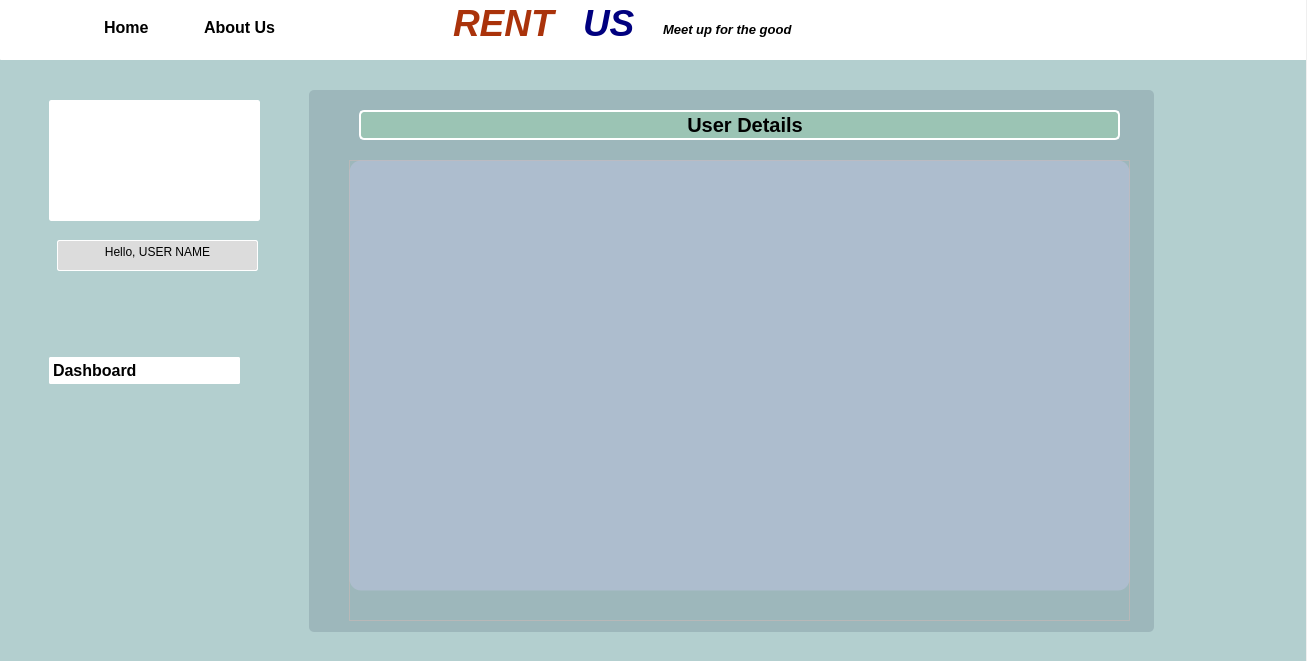
<?xml version="1.0" encoding="UTF-8"?>
<ui version="4.0">
 <class>User_details</class>
 <widget class="QWidget" name="User_details">
  <property name="geometry">
   <rect>
    <x>0</x>
    <y>0</y>
    <width>1307</width>
    <height>661</height>
   </rect>
  </property>
  <property name="windowTitle">
   <string>Form</string>
  </property>
  <property name="styleSheet">
   <string notr="true">
QTextEdit, QPlainTextEdit
{
	border : 1px solid white;
	border-radius: 2px;
}
QPushButton
{
	padding: 2px;
	color: black;
	background: rgb(255,255,255);
	border: 2px solid white;
	border-radius: 2px;
	text-align : left;
}
</string>
  </property>
  <widget class="QStackedWidget" name="stackedWidget">
   <property name="geometry">
    <rect>
     <x>-1</x>
     <y>0</y>
     <width>1307</width>
     <height>661</height>
    </rect>
   </property>
   <property name="styleSheet">
    <string notr="true">#stackedWidget
{
background: rgba(23,123,123,70);
}
</string>
   </property>
   <widget class="QWidget" name="dashboard">
    <widget class="QPlainTextEdit" name="plainTextEdit">
     <property name="geometry">
      <rect>
       <x>0</x>
       <y>-1</y>
       <width>1311</width>
       <height>61</height>
      </rect>
     </property>
     <property name="styleSheet">
      <string notr="true">#plaintextEdit
{
	border: 2px solid brown;
}</string>
     </property>
    </widget>
    <widget class="QPushButton" name="pushButton_3">
     <property name="geometry">
      <rect>
       <x>101</x>
       <y>12</y>
       <width>81</width>
       <height>31</height>
      </rect>
     </property>
     <property name="font">
      <font>
       <pointsize>12</pointsize>
       <bold>true</bold>
      </font>
     </property>
     <property name="styleSheet">
      <string notr="true">#pushButton_3
{
	color: black;
	background: rgb(255,255,255);
	border: 2px solid white;
	border-radius: 2px;
}
#pushButton_3:hover
{
	background: rgb(220,220,200);
}</string>
     </property>
     <property name="text">
      <string>Home</string>
     </property>
     <property name="icon">
      <iconset resource="src.qrc">
       <normaloff>:/image/images/home.png</normaloff>:/image/images/home.png</iconset>
     </property>
    </widget>
    <widget class="QTextEdit" name="textEdit">
     <property name="geometry">
      <rect>
       <x>449</x>
       <y>-3</y>
       <width>121</width>
       <height>61</height>
      </rect>
     </property>
     <property name="font">
      <font>
       <kerning>false</kerning>
      </font>
     </property>
     <property name="acceptDrops">
      <bool>false</bool>
     </property>
     <property name="undoRedoEnabled">
      <bool>false</bool>
     </property>
     <property name="readOnly">
      <bool>true</bool>
     </property>
     <property name="html">
      <string>&lt;!DOCTYPE HTML PUBLIC &quot;-//W3C//DTD HTML 4.0//EN&quot; &quot;http://www.w3.org/TR/REC-html40/strict.dtd&quot;&gt;
&lt;html&gt;&lt;head&gt;&lt;meta name=&quot;qrichtext&quot; content=&quot;1&quot; /&gt;&lt;meta charset=&quot;utf-8&quot; /&gt;&lt;style type=&quot;text/css&quot;&gt;
p, li { white-space: pre-wrap; }
hr { height: 1px; border-width: 0; }
&lt;/style&gt;&lt;/head&gt;&lt;body style=&quot; font-family:'Segoe UI'; font-size:9pt; font-weight:400; font-style:normal;&quot;&gt;
&lt;p style=&quot; margin-top:0px; margin-bottom:0px; margin-left:0px; margin-right:0px; -qt-block-indent:0; text-indent:0px;&quot;&gt;&lt;span style=&quot; font-size:28pt; font-weight:700; font-style:italic; color:#aa330b;&quot;&gt;RENT&lt;/span&gt;&lt;/p&gt;&lt;/body&gt;&lt;/html&gt;</string>
     </property>
    </widget>
    <widget class="QTextEdit" name="textEdit_3">
     <property name="geometry">
      <rect>
       <x>659</x>
       <y>17</y>
       <width>171</width>
       <height>41</height>
      </rect>
     </property>
     <property name="font">
      <font>
       <kerning>false</kerning>
      </font>
     </property>
     <property name="mouseTracking">
      <bool>false</bool>
     </property>
     <property name="acceptDrops">
      <bool>false</bool>
     </property>
     <property name="whatsThis">
      <string notr="true"/>
     </property>
     <property name="accessibleName">
      <string notr="true"/>
     </property>
     <property name="accessibleDescription">
      <string notr="true"/>
     </property>
     <property name="undoRedoEnabled">
      <bool>false</bool>
     </property>
     <property name="readOnly">
      <bool>true</bool>
     </property>
     <property name="html">
      <string>&lt;!DOCTYPE HTML PUBLIC &quot;-//W3C//DTD HTML 4.0//EN&quot; &quot;http://www.w3.org/TR/REC-html40/strict.dtd&quot;&gt;
&lt;html&gt;&lt;head&gt;&lt;meta name=&quot;qrichtext&quot; content=&quot;1&quot; /&gt;&lt;meta charset=&quot;utf-8&quot; /&gt;&lt;style type=&quot;text/css&quot;&gt;
p, li { white-space: pre-wrap; }
hr { height: 1px; border-width: 0; }
&lt;/style&gt;&lt;/head&gt;&lt;body style=&quot; font-family:'Segoe UI'; font-size:9pt; font-weight:400; font-style:normal;&quot;&gt;
&lt;p style=&quot; margin-top:0px; margin-bottom:0px; margin-left:0px; margin-right:0px; -qt-block-indent:0; text-indent:0px;&quot;&gt;&lt;span style=&quot; font-size:10pt; font-weight:700; font-style:italic;&quot;&gt;Meet up for the good&lt;/span&gt;&lt;/p&gt;&lt;/body&gt;&lt;/html&gt;</string>
     </property>
    </widget>
    <widget class="QPushButton" name="pushButton_4">
     <property name="geometry">
      <rect>
       <x>201</x>
       <y>12</y>
       <width>91</width>
       <height>31</height>
      </rect>
     </property>
     <property name="font">
      <font>
       <pointsize>12</pointsize>
       <bold>true</bold>
      </font>
     </property>
     <property name="styleSheet">
      <string notr="true">#pushButton_4
{
color: black;
	background: rgb(255,255,255);
	border: 2px solid white;
	border-radius: 2px;
}
#pushButton_4:hover
{
	background: rgb(220,220,200);
}</string>
     </property>
     <property name="text">
      <string>About Us</string>
     </property>
    </widget>
    <widget class="QWidget" name="layoutWidget">
     <property name="geometry">
      <rect>
       <x>50</x>
       <y>290</y>
       <width>191</width>
       <height>161</height>
      </rect>
     </property>
     <layout class="QVBoxLayout" name="verticalLayout">
      <item>
       <widget class="QPushButton" name="pushButton_7">
        <property name="font">
         <font>
          <pointsize>12</pointsize>
          <italic>false</italic>
          <bold>true</bold>
          <stylestrategy>PreferDefault</stylestrategy>
          <kerning>false</kerning>
         </font>
        </property>
        <property name="styleSheet">
         <string notr="true">#pushButton_7
{
color: black;
	background: rgb(255,255,255);
	border: 2px solid white;
	border-radius: 2px;
}
#pushButton_7:hover
{
	background: rgb(220,220,200);
}</string>
        </property>
        <property name="text">
         <string>Dashboard</string>
        </property>
        <property name="icon">
         <iconset resource="src.qrc">
          <normaloff>:/image/images/dashboard.png</normaloff>:/image/images/dashboard.png</iconset>
        </property>
       </widget>
      </item>
     </layout>
    </widget>
    <widget class="QTextEdit" name="textEdit_2">
     <property name="geometry">
      <rect>
       <x>579</x>
       <y>-3</y>
       <width>81</width>
       <height>61</height>
      </rect>
     </property>
     <property name="font">
      <font>
       <kerning>false</kerning>
      </font>
     </property>
     <property name="acceptDrops">
      <bool>false</bool>
     </property>
     <property name="styleSheet">
      <string notr="true">#textEdit_2
{
	border-color: white;
	bordrer: none;
}</string>
     </property>
     <property name="undoRedoEnabled">
      <bool>false</bool>
     </property>
     <property name="readOnly">
      <bool>true</bool>
     </property>
     <property name="html">
      <string>&lt;!DOCTYPE HTML PUBLIC &quot;-//W3C//DTD HTML 4.0//EN&quot; &quot;http://www.w3.org/TR/REC-html40/strict.dtd&quot;&gt;
&lt;html&gt;&lt;head&gt;&lt;meta name=&quot;qrichtext&quot; content=&quot;1&quot; /&gt;&lt;meta charset=&quot;utf-8&quot; /&gt;&lt;style type=&quot;text/css&quot;&gt;
p, li { white-space: pre-wrap; }
hr { height: 1px; border-width: 0; }
&lt;/style&gt;&lt;/head&gt;&lt;body style=&quot; font-family:'Segoe UI'; font-size:9pt; font-weight:400; font-style:normal;&quot;&gt;
&lt;p style=&quot; margin-top:0px; margin-bottom:0px; margin-left:0px; margin-right:0px; -qt-block-indent:0; text-indent:0px;&quot;&gt;&lt;span style=&quot; font-size:28pt; font-weight:700; font-style:italic; color:#00007f;&quot;&gt;US&lt;/span&gt;&lt;/p&gt;&lt;/body&gt;&lt;/html&gt;</string>
     </property>
    </widget>
    <widget class="QTextEdit" name="textEdit_5">
     <property name="geometry">
      <rect>
       <x>50</x>
       <y>100</y>
       <width>211</width>
       <height>121</height>
      </rect>
     </property>
     <property name="acceptDrops">
      <bool>false</bool>
     </property>
     <property name="styleSheet">
      <string notr="true">#textEdit_5
{
	border-image: url(:/image/images/user.png);
}</string>
     </property>
     <property name="undoRedoEnabled">
      <bool>false</bool>
     </property>
     <property name="readOnly">
      <bool>true</bool>
     </property>
    </widget>
    <widget class="QTextEdit" name="textEdit_6">
     <property name="geometry">
      <rect>
       <x>58</x>
       <y>240</y>
       <width>201</width>
       <height>31</height>
      </rect>
     </property>
     <property name="font">
      <font>
       <bold>true</bold>
      </font>
     </property>
     <property name="styleSheet">
      <string notr="true">#textEdit_6
{
background-color: rgb(220,220,220);
text-align: center;

}</string>
     </property>
     <property name="undoRedoEnabled">
      <bool>false</bool>
     </property>
     <property name="readOnly">
      <bool>true</bool>
     </property>
     <property name="html">
      <string>&lt;!DOCTYPE HTML PUBLIC &quot;-//W3C//DTD HTML 4.0//EN&quot; &quot;http://www.w3.org/TR/REC-html40/strict.dtd&quot;&gt;
&lt;html&gt;&lt;head&gt;&lt;meta name=&quot;qrichtext&quot; content=&quot;1&quot; /&gt;&lt;meta charset=&quot;utf-8&quot; /&gt;&lt;style type=&quot;text/css&quot;&gt;
p, li { white-space: pre-wrap; }
hr { height: 1px; border-width: 0; }
&lt;/style&gt;&lt;/head&gt;&lt;body style=&quot; font-family:'Segoe UI'; font-size:9pt; font-weight:700; font-style:normal;&quot;&gt;
&lt;p align=&quot;center&quot; style=&quot; margin-top:0px; margin-bottom:0px; margin-left:0px; margin-right:0px; -qt-block-indent:0; text-indent:0px;&quot;&gt;&lt;span style=&quot; font-weight:400;&quot;&gt;Hello, USER NAME&lt;/span&gt;&lt;/p&gt;&lt;/body&gt;&lt;/html&gt;</string>
     </property>
    </widget>
    <widget class="QLabel" name="label_3">
     <property name="geometry">
      <rect>
       <x>310</x>
       <y>90</y>
       <width>845</width>
       <height>542</height>
      </rect>
     </property>
     <property name="styleSheet">
      <string notr="true">background: rgba(123,145,156,100);
border-radius:5px;</string>
     </property>
     <property name="text">
      <string/>
     </property>
    </widget>
    <widget class="QPushButton" name="pushButton_2">
     <property name="geometry">
      <rect>
       <x>360</x>
       <y>110</y>
       <width>761</width>
       <height>30</height>
      </rect>
     </property>
     <property name="font">
      <font>
       <pointsize>15</pointsize>
       <italic>false</italic>
       <bold>true</bold>
       <stylestrategy>PreferDefault</stylestrategy>
       <kerning>false</kerning>
      </font>
     </property>
     <property name="styleSheet">
      <string notr="true">
#pushButton_2
{
border-radius: 5px;
border: 2px solid white;
background-color: rgba(150, 255, 147, 45);
text-align: center;

}

</string>
     </property>
     <property name="text">
      <string>  User Details</string>
     </property>
     <property name="icon">
      <iconset resource="src.qrc">
       <normaloff>:/image/images/report.png</normaloff>:/image/images/report.png</iconset>
     </property>
    </widget>
    <widget class="QFrame" name="frame">
     <property name="geometry">
      <rect>
       <x>350</x>
       <y>160</y>
       <width>781</width>
       <height>461</height>
      </rect>
     </property>
     <property name="frameShape">
      <enum>QFrame::StyledPanel</enum>
     </property>
     <property name="frameShadow">
      <enum>QFrame::Raised</enum>
     </property>
     <widget class="QTableView" name="tableView">
      <property name="geometry">
       <rect>
        <x>0</x>
        <y>0</y>
        <width>781</width>
        <height>431</height>
       </rect>
      </property>
      <property name="styleSheet">
       <string notr="true">border-color: rgb(131, 131, 131);
background-color: rgba(200, 200, 235, 100);
border-width : 1px;
border-radius: 12px;

border-style: offset;
</string>
      </property>
      <property name="frameShadow">
       <enum>QFrame::Raised</enum>
      </property>
      <property name="dragEnabled">
       <bool>true</bool>
      </property>
      <property name="alternatingRowColors">
       <bool>true</bool>
      </property>
      <property name="showGrid">
       <bool>true</bool>
      </property>
      <property name="gridStyle">
       <enum>Qt::NoPen</enum>
      </property>
      <property name="sortingEnabled">
       <bool>true</bool>
      </property>
      <attribute name="horizontalHeaderVisible">
       <bool>true</bool>
      </attribute>
      <attribute name="horizontalHeaderCascadingSectionResizes">
       <bool>true</bool>
      </attribute>
      <attribute name="horizontalHeaderHighlightSections">
       <bool>false</bool>
      </attribute>
      <attribute name="horizontalHeaderShowSortIndicator" stdset="0">
       <bool>true</bool>
      </attribute>
      <attribute name="horizontalHeaderStretchLastSection">
       <bool>false</bool>
      </attribute>
      <attribute name="verticalHeaderVisible">
       <bool>false</bool>
      </attribute>
      <attribute name="verticalHeaderHighlightSections">
       <bool>false</bool>
      </attribute>
      <attribute name="verticalHeaderStretchLastSection">
       <bool>false</bool>
      </attribute>
     </widget>
    </widget>
    <zorder>label_3</zorder>
    <zorder>plainTextEdit</zorder>
    <zorder>pushButton_3</zorder>
    <zorder>textEdit</zorder>
    <zorder>textEdit_3</zorder>
    <zorder>pushButton_4</zorder>
    <zorder>layoutWidget</zorder>
    <zorder>textEdit_2</zorder>
    <zorder>textEdit_5</zorder>
    <zorder>textEdit_6</zorder>
    <zorder>pushButton_2</zorder>
    <zorder>frame</zorder>
   </widget>
  </widget>
 </widget>
 <resources>
  <include location="src.qrc"/>
 </resources>
 <connections/>
</ui>
